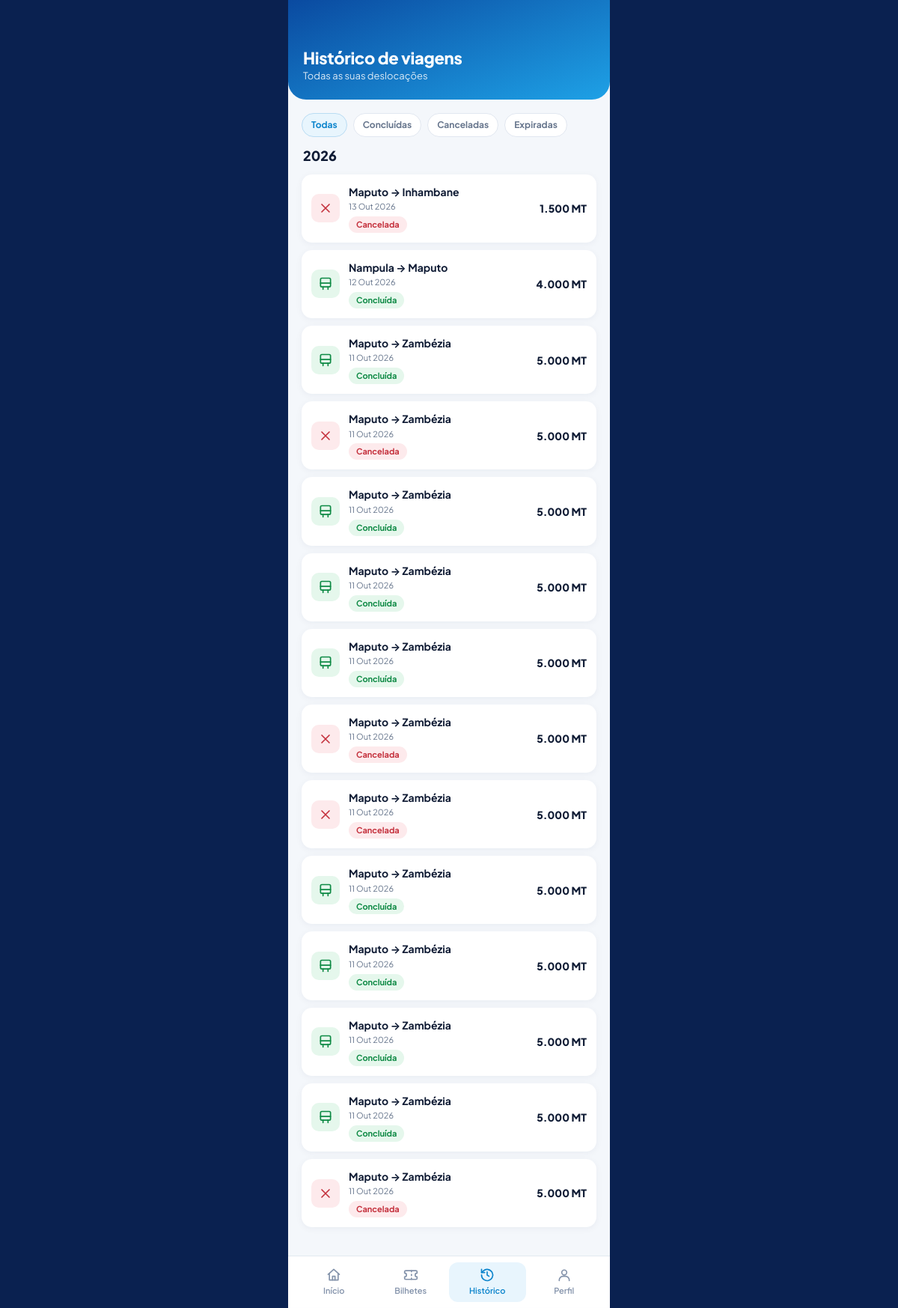
/passageiro/historico.php (signed in), run on an earlier commit of the app's database.
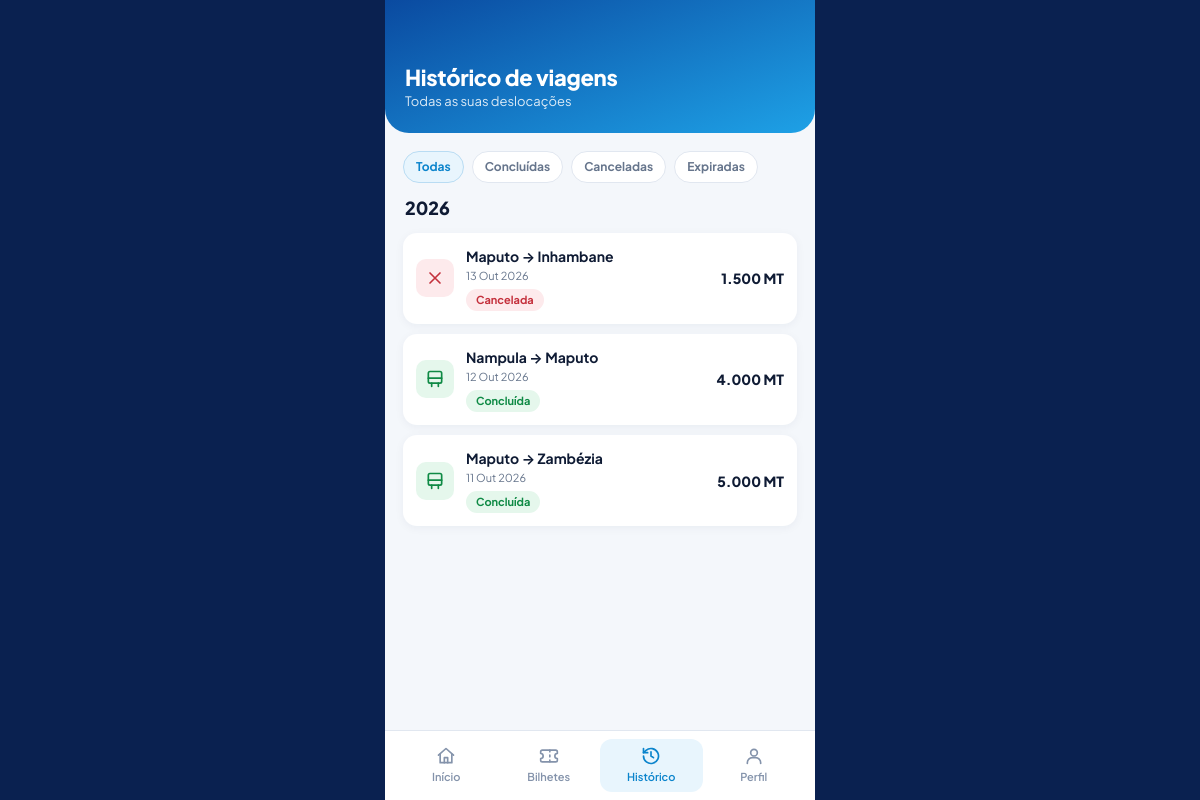
And on a later commit of the database.
### tables this page shows
CREATE TABLE `reserva` (
  `id_reserva` int(10) unsigned NOT NULL AUTO_INCREMENT,
  `data_reserva` datetime NOT NULL DEFAULT current_timestamp(),
  `data_expiracao` datetime DEFAULT NULL,
  `estado` enum('pendente','confirmada','cancelada','expirada') NOT NULL DEFAULT 'pendente',
  `id_passageiro` int(10) unsigned DEFAULT NULL,
  `nome_passageiro` varchar(100) DEFAULT NULL,
  `telefone_passageiro` varchar(30) DEFAULT NULL,
  `id_viagem` int(10) unsigned NOT NULL,
  `id_assento` int(10) unsigned NOT NULL,
  `id_bilheteiro` int(10) unsigned DEFAULT NULL,
  `assento_ocupado` tinyint(4) GENERATED ALWAYS AS (if(`estado` in ('pendente','confirmada'),1,NULL)) STORED,
  `referencia` varchar(20) DEFAULT NULL,
  `data_cancelamento` datetime DEFAULT NULL,
  `tipo_documento` varchar(30) DEFAULT NULL,
  `documento_passageiro` varchar(30) DEFAULT NULL,
  `grupo_venda` varchar(24) DEFAULT NULL,
  `embarcado_em` datetime DEFAULT NULL,
  `embarcado_por` int(11) DEFAULT NULL,
  PRIMARY KEY (`id_reserva`),
  UNIQUE KEY `uq_reserva_assento_viagem` (`id_viagem`,`id_assento`,`assento_ocupado`),
  UNIQUE KEY `uq_reserva_referencia` (`referencia`),
  KEY `idx_reserva_passageiro` (`id_passageiro`),
  KEY `idx_reserva_estado` (`estado`,`data_expiracao`),
  KEY `fk_reserva_assento` (`id_assento`),
  KEY `fk_reserva_bilheteiro` (`id_bilheteiro`),
  KEY `idx_reserva_grupo` (`grupo_venda`),
  KEY `idx_reserva_embarque` (`id_viagem`,`embarcado_em`),
  CONSTRAINT `fk_reserva_assento` FOREIGN KEY (`id_assento`) REFERENCES `assento` (`id_assento`) ON UPDATE CASCADE,
  CONSTRAINT `fk_reserva_bilheteiro` FOREIGN KEY (`id_bilheteiro`) REFERENCES `utilizador` (`id_utilizador`) ON DELETE SET NULL ON UPDATE CASCADE,
  CONSTRAINT `fk_reserva_passageiro` FOREIGN KEY (`id_passageiro`) REFERENCES `utilizador` (`id_utilizador`) ON DELETE SET NULL ON UPDATE CASCADE,
  CONSTRAINT `fk_reserva_viagem` FOREIGN KEY (`id_viagem`) REFERENCES `viagem` (`id_viagem`) ON UPDATE CASCADE
);

CREATE TABLE `rota` (
  `id_rota` int(10) unsigned NOT NULL AUTO_INCREMENT,
  `origem` varchar(80) NOT NULL,
  `destino` varchar(80) NOT NULL,
  `distancia_km` decimal(8,2) DEFAULT NULL,
  `duracao_estimada` time DEFAULT NULL,
  `id_transportadora` int(10) unsigned NOT NULL,
  `activa` tinyint(1) NOT NULL DEFAULT 1,
  `preco_base` decimal(10,2) DEFAULT NULL,
  PRIMARY KEY (`id_rota`),
  KEY `idx_rota_origem_destino` (`origem`,`destino`),
  KEY `fk_rota_transportadora` (`id_transportadora`),
  CONSTRAINT `fk_rota_transportadora` FOREIGN KEY (`id_transportadora`) REFERENCES `transportadora` (`id_transportadora`) ON UPDATE CASCADE
);

CREATE TABLE `viagem` (
  `id_viagem` int(10) unsigned NOT NULL AUTO_INCREMENT,
  `data` date NOT NULL,
  `hora_partida` time NOT NULL,
  `hora_chegada` time DEFAULT NULL,
  `preco` decimal(10,2) NOT NULL,
  `classe` varchar(30) NOT NULL DEFAULT 'Convencional',
  `estado` enum('agendada','em_curso','concluida','cancelada') NOT NULL DEFAULT 'agendada',
  `id_rota` int(10) unsigned NOT NULL,
  `id_autocarro` int(10) unsigned NOT NULL,
  `id_cobrador` int(10) unsigned DEFAULT NULL,
  `id_motorista` int(10) unsigned DEFAULT NULL,
  PRIMARY KEY (`id_viagem`),
  KEY `idx_viagem_data` (`data`,`hora_partida`),
  KEY `fk_viagem_rota` (`id_rota`),
  KEY `fk_viagem_autocarro` (`id_autocarro`),
  KEY `fk_viagem_cobrador` (`id_cobrador`),
  KEY `fk_viagem_motorista` (`id_motorista`),
  CONSTRAINT `fk_viagem_autocarro` FOREIGN KEY (`id_autocarro`) REFERENCES `autocarro` (`id_autocarro`) ON UPDATE CASCADE,
  CONSTRAINT `fk_viagem_cobrador` FOREIGN KEY (`id_cobrador`) REFERENCES `utilizador` (`id_utilizador`) ON DELETE SET NULL ON UPDATE CASCADE,
  CONSTRAINT `fk_viagem_motorista` FOREIGN KEY (`id_motorista`) REFERENCES `motorista` (`id_motorista`) ON DELETE SET NULL ON UPDATE CASCADE,
  CONSTRAINT `fk_viagem_rota` FOREIGN KEY (`id_rota`) REFERENCES `rota` (`id_rota`) ON UPDATE CASCADE
);

### includes/funcoes.php (called while the page is built, shortened)
<?php
function e($valor): string {
    return htmlspecialchars((string)$valor, ENT_QUOTES, 'UTF-8');
}
function url(string $caminho = ''): string {
    return BASE_URL . '/' . ltrim($caminho, '/');
}

### includes/passageiro.php (called while the page is built, shortened)
<?php
require_once __DIR__ . '/app_layout.php';
function data_curta(string $ymd): string {
    $t = strtotime($ymd);
    return date('j', $t) . ' ' . MESES_CURTOS[(int)date('n', $t) - 1];
}
function data_com_ano(string $ymd): string {
    return data_curta($ymd) . ' ' . date('Y', strtotime($ymd));
}
function formatar_mt($v): string {
    return number_format((float)$v, 0, ',', '.') . ' MT';
}
function partida_ts(array $r): int {
    return strtotime($r['data'] . ' ' . $r['hora_partida']);
}
function estado_reserva(array $r): array {
    $passada = partida_ts($r) < time();
    switch ($r['estado']) {
        case 'cancelada': return ['Cancelada', 'etq-vermelha'];
        default:          return $passada ? ['Concluída', 'etq-verde'] : ['Confirmado', 'etq-verde'];
    }
}

### passageiro/historico.php (the view, shortened to what the changed rows need)
<?php
require_once __DIR__ . '/../includes/sessao.php';
require_once __DIR__ . '/../includes/passageiro.php';
$u = exigir_passageiro();
$f = $_GET['f'] ?? 'todas';
$filtros = ['todas' => 'Todas', 'concluidas' => 'Concluídas', 'canceladas' => 'Canceladas', 'expiradas' => 'Expiradas'];
$st = $pdo->prepare("SELECT rs.*, v.data, v.hora_partida, v.preco, ro.origem, ro.destino
                     FROM reserva rs JOIN viagem v ON v.id_viagem = rs.id_viagem JOIN rota ro ON ro.id_rota = v.id_rota
                     WHERE rs.id_passageiro = ? ORDER BY v.data DESC, v.hora_partida DESC");
$st->execute([$u['id_utilizador']]);
$grupos = [];
foreach ($st->fetchAll() as $r) {
    [$txt, $cls] = estado_reserva($r);
    $r['_txt'] = $txt; $r['_cls'] = $cls;
    $grupos[date('Y', strtotime($r['data']))][] = $r;
}
app_abrir(['titulo' => 'Histórico', 'h1' => 'Histórico de viagens', 'sub' => 'Todas as suas deslocações']);
?>
<div class="filtro-hist">
  <?php foreach ($filtros as $k => $nome): ?>
    <a class="<?= $f === $k ? 'activo' : '' ?>" href="<?= e(url('passageiro/historico.php?f=' . $k)) ?>"><?= e($nome) ?></a>
  <?php endforeach; ?>
</div>
<?php foreach ($grupos as $ano => $itens): ?>
  <div class="ano"><span><?= (int)$ano ?></span></div>
  <?php foreach ($itens as $r):
      $ligacao = $r['estado'] === 'confirmada' ? 'passageiro/bilhete.php?reserva=' . (int)$r['id_reserva']
               : ($r['estado'] === 'pendente' ? 'passageiro/pagamento.php?reserva=' . (int)$r['id_reserva'] : null);
      $icone = $r['_cls'] === 'etq-vermelha' ? 'x' : ($r['_cls'] === 'etq-amarela' ? 'relogio' : 'onibus'); ?>
    <<?= $ligacao ? 'a href="' . e(url($ligacao)) . '"' : 'div' ?> class="item-hist">
      <span class="icone <?= $r['_cls'] ?>"><?= ic($icone) ?></span>
      <span class="meio"><b><?= e($r['origem']) ?> → <?= e($r['destino']) ?></b>
        <small><?= e(data_com_ano($r['data'])) ?></small><span class="etq-app <?= $r['_cls'] ?>"><?= e($r['_txt']) ?></span></span>
      <span class="preco"><?= e(formatar_mt($r['preco'])) ?></span>
    </<?= $ligacao ? 'a' : 'div' ?>>
  <?php endforeach; ?>
<?php endforeach; ?>
<?php app_fechar(['nav' => 'historico']); ?>

### includes/app_layout.php (shortened to what the changed rows need)
<?php
require_once __DIR__ . '/app_icones.php';
function app_abrir(array $o = []): void {
    $cab = $o['cabecalho'] ?? 'gradiente';
    ?>
<!DOCTYPE html>
<html lang="pt">
<head>
  <link rel="stylesheet" href="<?= e(url('assets/css/base.css')) ?>">
  <link rel="stylesheet" href="<?= e(url('assets/css/app.css')) ?>">
  <link rel="stylesheet" href="<?= e(url('assets/css/notificacoes.css') . '?v=' . (int)@filemtime(__DIR__ . '/../assets/css/notificacoes.css')) ?>">
</head>
<body class="app <?= e($o['classe'] ?? '') ?>">
<div class="telefone">
<?php if ($cab === 'gradiente'): ?>
  <header class="app-topo">
    <?php if (!empty($o['h1'])): ?><h1><?= e($o['h1']) ?></h1><?php endif; ?>
  </header>
<?php endif; ?>
<main class="ecra <?= e($o['classe_ecra'] ?? '') ?>">
<?php
}
function app_fechar(array $o = []): void {
    echo "</main>\n";
    if (!empty($o['nav'])) {
        $itens = [
            'inicio'    => ['Início',    'passageiro/index.php',     'casa'],
            'bilhetes'  => ['Bilhetes',  'passageiro/bilhetes.php',  'bilhete'],
            'historico' => ['Histórico', 'passageiro/historico.php', 'historico'],
            'perfil'    => ['Perfil',    'passageiro/perfil.php',    'utilizador'],
        ];
        echo '<nav class="app-nav">';
        foreach ($itens as $k => [$rotulo, $caminho, $icone]) {
            echo '<a href="' . e(url($caminho)) . '" class="' . ($o['nav'] === $k ? 'activo' : '') . '">'
               . ic($icone) . '<span>' . e($rotulo) . '</span></a>';
        }
        echo '</nav>';
    }
    echo "</div>\n";
    echo '<script src="' . e(url('assets/js/app.js')) . '"></script>' . "\n</body>\n</html>";
}

### includes/app_icones.php (shortened to what the changed rows need)
<?php
function ic(string $nome, string $classe = ''): string {
    return '<svg class="ic ' . $classe . '" viewBox="0 0 24 24" fill="none" stroke="currentColor" stroke-width="2" '
         . 'stroke-linecap="round" stroke-linejoin="round" aria-hidden="true">' . ($i[$nome] ?? '') . '</svg>';
}

What changed in the data, as far as the page shows it:
removed reserva: rota.origem "Maputo", rota.destino "Zambézia", id_viagem.data "11 Out 2026", _txt "Concluída", id_viagem.preco "5.000 MT"
removed reserva: rota.origem "Maputo", rota.destino "Zambézia", id_viagem.data "11 Out 2026", _txt "Cancelada", id_viagem.preco "5.000 MT"
removed reserva: rota.origem "Maputo", rota.destino "Zambézia", id_viagem.data "11 Out 2026", _txt "Concluída", id_viagem.preco "5.000 MT"
removed reserva: rota.origem "Maputo", rota.destino "Zambézia", id_viagem.data "11 Out 2026", _txt "Concluída", id_viagem.preco "5.000 MT"
removed reserva: rota.origem "Maputo", rota.destino "Zambézia", id_viagem.data "11 Out 2026", _txt "Cancelada", id_viagem.preco "5.000 MT"
removed reserva: rota.origem "Maputo", rota.destino "Zambézia", id_viagem.data "11 Out 2026", _txt "Cancelada", id_viagem.preco "5.000 MT"
removed reserva: rota.origem "Maputo", rota.destino "Zambézia", id_viagem.data "11 Out 2026", _txt "Concluída", id_viagem.preco "5.000 MT"
removed reserva: rota.origem "Maputo", rota.destino "Zambézia", id_viagem.data "11 Out 2026", _txt "Concluída", id_viagem.preco "5.000 MT"
removed reserva: rota.origem "Maputo", rota.destino "Zambézia", id_viagem.data "11 Out 2026", _txt "Concluída", id_viagem.preco "5.000 MT"
removed reserva: rota.origem "Maputo", rota.destino "Zambézia", id_viagem.data "11 Out 2026", _txt "Concluída", id_viagem.preco "5.000 MT"
removed reserva: rota.origem "Maputo", rota.destino "Zambézia", id_viagem.data "11 Out 2026", _txt "Cancelada", id_viagem.preco "5.000 MT"
